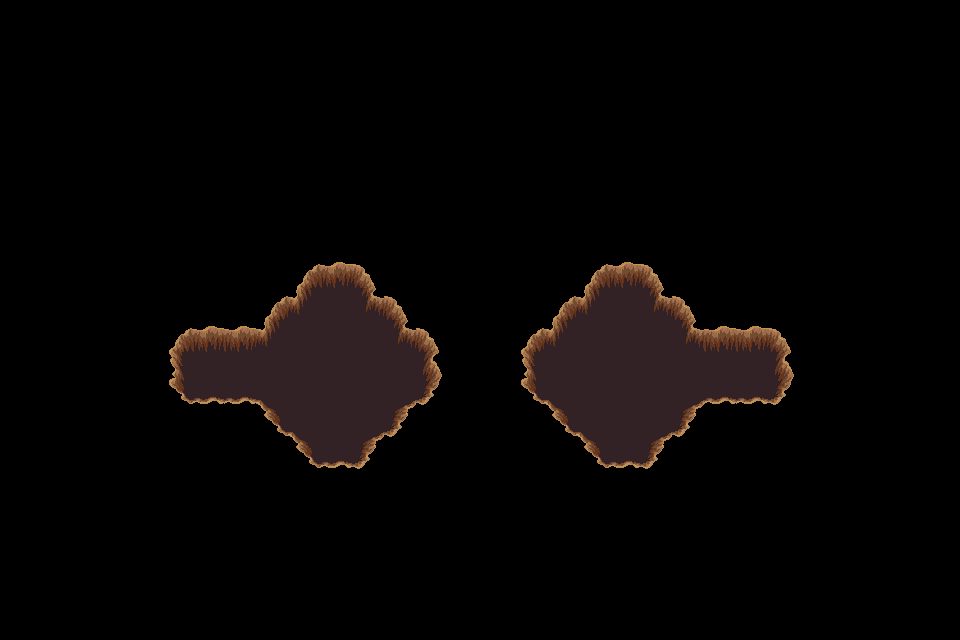

Below is a game level as drawn by its tile map, then a one-line description and the .tmx file that defines it, in full:
An orthogonal 30x20 tile map with 32x32 px tiles, 1 tile layer (trou), 2 tilesets.

<map version="1.4" tiledversion="1.4.3" orientation="orthogonal" renderorder="right-down" width="30" height="20" tilewidth="32" tileheight="32" infinite="0" nextlayerid="9" nextobjectid="1">
 <tileset firstgid="1" source="../../dungeon_green.tsx" />
 <tileset firstgid="530" source="../../dungeon.tsx" />
 <layer id="8" name="trou" width="30" height="20">
  <data encoding="csv">
0,0,0,0,0,0,0,0,0,0,0,0,0,0,0,0,0,0,0,0,0,0,0,0,0,0,0,0,0,0,
0,0,0,0,0,0,0,0,0,0,0,0,0,0,0,0,0,0,0,0,0,0,0,0,0,0,0,0,0,0,
0,0,0,0,0,0,0,0,0,0,0,0,0,0,0,0,0,0,0,0,0,0,0,0,0,0,0,0,0,0,
0,0,0,0,0,0,0,0,0,0,0,0,0,0,0,0,0,0,0,0,0,0,0,0,0,0,0,0,0,0,
0,0,0,0,0,0,0,0,0,0,0,0,0,0,0,0,0,0,0,0,0,0,0,0,0,0,0,0,0,0,
0,0,0,0,0,0,0,0,0,0,0,0,0,0,0,0,0,0,0,0,0,0,0,0,0,0,0,0,0,0,
0,0,0,0,0,0,0,0,0,0,0,0,0,0,0,0,0,0,0,0,0,0,0,0,0,0,0,0,0,0,
0,0,0,0,0,0,0,0,0,0,0,0,0,0,0,0,0,0,0,0,0,0,0,0,0,0,0,0,0,0,
0,0,0,0,0,0,0,0,0,432,433,434,0,0,0,0,0,0,432,433,434,0,0,0,0,0,0,0,0,0,
0,0,0,0,0,0,0,0,432,411,456,410,434,0,0,0,0,432,411,456,410,434,0,0,0,0,0,0,0,0,
0,0,0,0,0,432,433,433,411,456,456,456,410,434,0,0,432,411,456,456,456,410,433,433,434,0,0,0,0,0,
0,0,0,0,0,455,456,456,456,456,456,456,456,457,0,0,455,456,456,456,456,456,456,456,457,0,0,0,0,0,
0,0,0,0,0,478,479,479,388,456,456,456,387,480,0,0,478,388,456,456,456,387,479,479,480,0,0,0,0,0,
0,0,0,0,0,0,0,0,478,388,456,387,480,0,0,0,0,478,388,456,387,480,0,0,0,0,0,0,0,0,
0,0,0,0,0,0,0,0,0,478,479,480,0,0,0,0,0,0,478,479,480,0,0,0,0,0,0,0,0,0,
0,0,0,0,0,0,0,0,0,0,0,0,0,0,0,0,0,0,0,0,0,0,0,0,0,0,0,0,0,0,
0,0,0,0,0,0,0,0,0,0,0,0,0,0,0,0,0,0,0,0,0,0,0,0,0,0,0,0,0,0,
0,0,0,0,0,0,0,0,0,0,0,0,0,0,0,0,0,0,0,0,0,0,0,0,0,0,0,0,0,0,
0,0,0,0,0,0,0,0,0,0,0,0,0,0,0,0,0,0,0,0,0,0,0,0,0,0,0,0,0,0,
0,0,0,0,0,0,0,0,0,0,0,0,0,0,0,0,0,0,0,0,0,0,0,0,0,0,0,0,0,0
</data>
 </layer>
</map>
